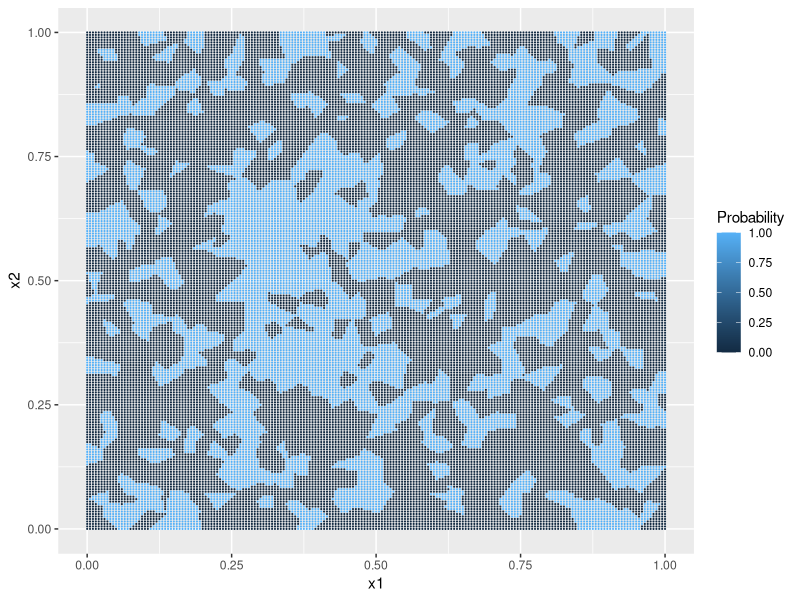
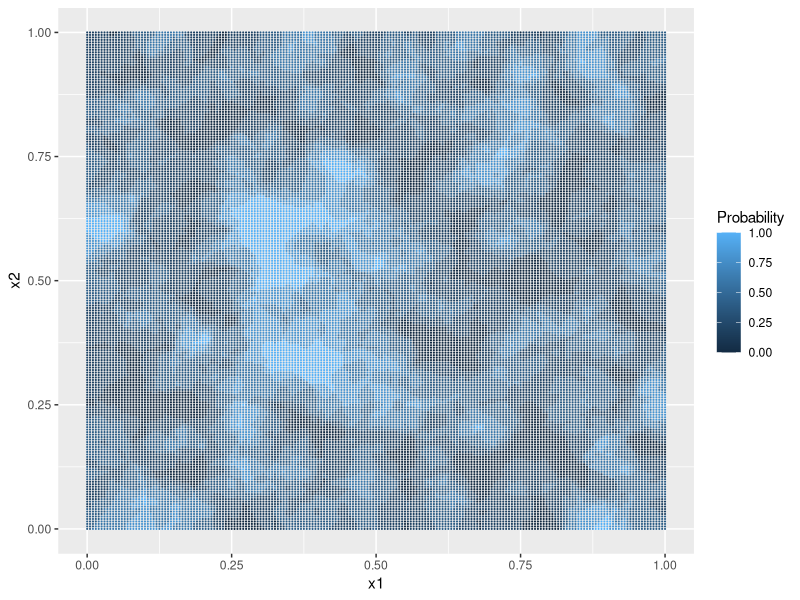
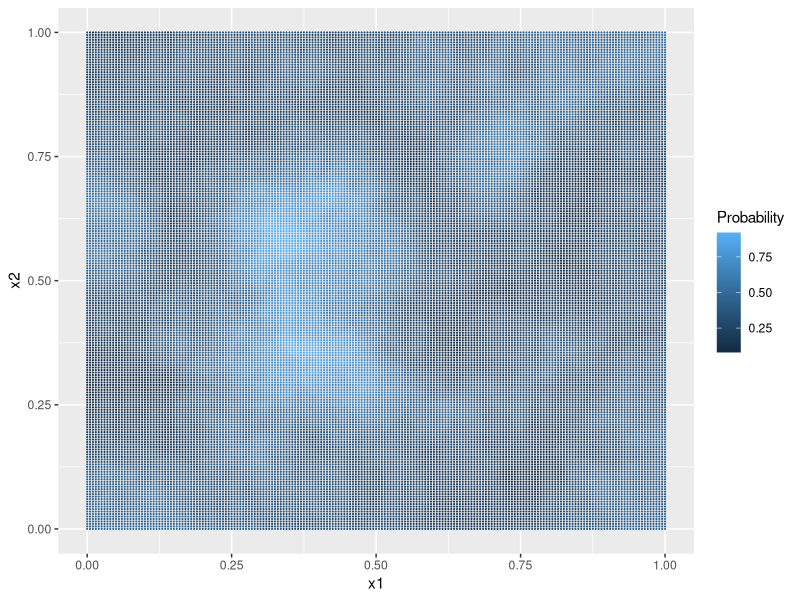
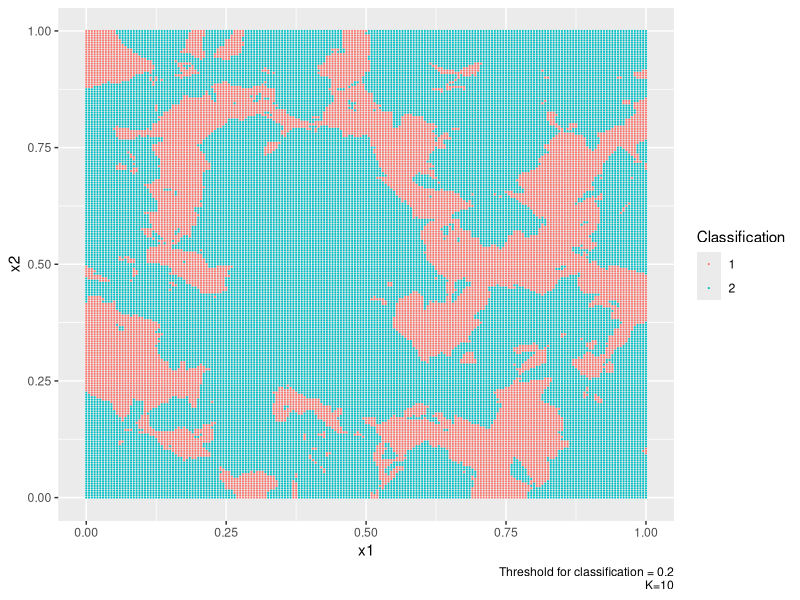
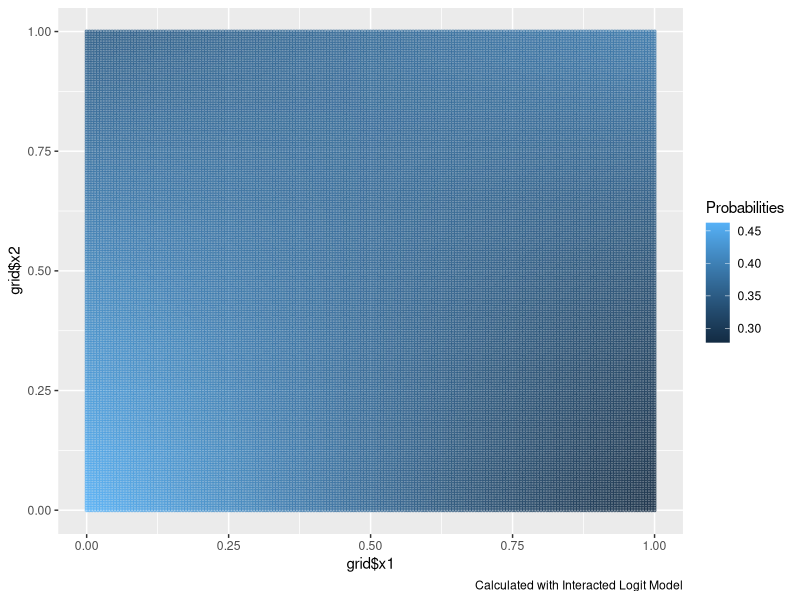
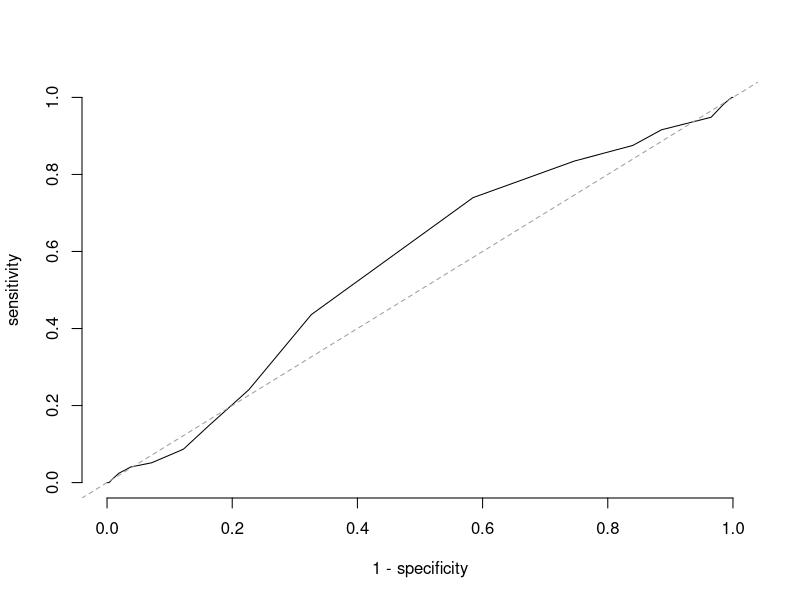
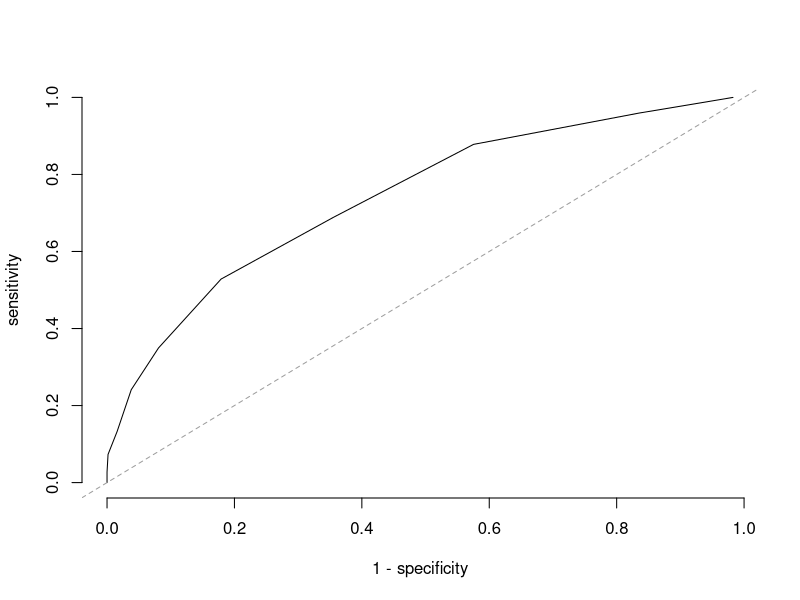

The R source for these figures, in order:
## ---- chunk 1
library(tidyverse)
knitr::opts_chunk$set(
  echo = TRUE,
  message = FALSE,
  warning = FALSE)
## ---- chunk 2
knn_pred = function(point,x1,x2,y,k=5) {
  dists = sqrt((x1-point[1])^2+(x2-point[2])^2) #Find all distances to current obs
  bound = sort(dists)[k]                #Find kth smallest distance
  indices = which(dists <= bound)       #Find which obs have dists 1:k
  outcomes = as.integer(y[indices])     #Find corresponding outcomes y
  round(mean(outcomes)) #Taking advantage of 2 outcomes. If more 2s, this gives 2, if more 1s this gives 1.
}
## ---- chunk 3
knn_prob = function(point,x1,x2,y,k=5) {
  dists = sqrt((x1-point[1])^2+(x2-point[2])^2) #Find all distances to current obs
  bound = sort(dists)[k]                #Find kth smallest distance
  indices = which(dists <= bound)       #Find which obs have dists 1:k
  outcomes = as.integer(y[indices])     #Find corresponding outcomes y
  mean(outcomes)-1 #Taking advantage of 2 outcomes.
}
## ---- chunk 4
set.seed(101) # set random seed for reproducibility
n = 1000 # set sample size to 1000
x1 <- runif(n)
x2 <- runif(n)
# generate data
prob  <- ifelse(x1 < 0.5 & x1 > 0.25 & x2 > 0.25 & x2<0.75,0.8,0.3)
y  <- as.factor(rbinom(n,1,prob))
levels(y) <- c("1","2") # convert to classifications
# create dataframe
df_og <- data.frame(y=y,x1=x1,x2=x2)
## ---- chunk 5
# build a grid of points 
grid.fineness = 201
sequence <- seq(0,1,length.out = grid.fineness)
grid <- expand.grid(sequence, sequence)
colnames(grid) <- c("x1","x2")
## ---- chunk 6
# generate predictions for each of these points 
yhat_k1 <- apply(grid,1,knn_pred,x1=x1,x2=x2,y=y,k=1) %>% as.factor()
yhat_k5 <- apply(grid,1,knn_pred,x1=x1,x2=x2,y=y,k=5) %>% as.factor()
yhat_k25 <- apply(grid,1,knn_pred,x1=x1,x2=x2,y=y,k=25) %>% as.factor()

# generate probabilities for each prediction
phat_k1 <- apply(grid,1,knn_prob,x1=x1,x2=x2,y=y,k=1)
phat_k5 <- apply(grid,1,knn_prob,x1=x1,x2=x2,y=y,k=5)
phat_k25 <- apply(grid,1,knn_prob,x1=x1,x2=x2,y=y,k=25)

# build a data frame with predictions and probabilities 
df <- as_tibble(grid)
df <- df %>%
  mutate(
    yhat1 = yhat_k1,
    yhat5 = yhat_k5,
    yhat25 = yhat_k25,
    phat1 = phat_k1,
    phat5 = phat_k5,
    phat25 = phat_k25
  )
## ---- chunk 7
# Plot probabilities at each point
ggplot(df,aes(x=x1,y=x2,col=phat1))+
  geom_point(size=0.08)+
  labs(color = "Probability")

ggplot(df,aes(x=x1,y=x2,col=phat5))+
  geom_point(size=0.08)+
  labs(color = "Probability")

ggplot(df,aes(x=x1,y=x2,col=phat25))+
  geom_point(size=0.08)+
  labs(color = "Probability")
## ---- chunk 8
# generate probabilities and predictions when k = 10 
yhat_k10 <- apply(grid,1,knn_pred,x1=x1,x2=x2,y=y,k=10) %>% as.factor()
phat_k10 <- apply(grid,1,knn_prob,x1=x1,x2=x2,y=y,k=10)

# add to dataset
df <- df %>%
  mutate(
    yhat10 = yhat_k10,
    phat10 = phat_k10,
    # generate new y hat based on threshold 0.2  
    mod_yhat = as.factor(if_else(phat10 < 0.2,1,2))
  )
## ---- chunk 9
# plot new predictions
ggplot(df,aes(x=x1,y=x2,color=mod_yhat))+
  geom_point(size=0.08)+
  labs(color = "Classification", 
       caption = "Threshold for classification = 0.2\nK=10")
## ---- chunk 10
logit_mod <- glm(y ~ x1 + x2 + x1:x2, data = df_og, family = "binomial")
## ---- chunk 11
# generate predicted probabilities for grid points
preds <- predict(logit_mod,grid,type = "response")
# plot probabilities 
ggplot(df,aes(x=grid$x1,y=grid$x2,color=preds))+
  geom_point(size=0.8, alpha = 0.5)+
  labs(color = "Probabilities", 
       caption = "Calculated with Interacted Logit Model")
## ---- chunk 12
# Function for plotting ROC Curves
roc <- function(p,y, ...){
  y = factor(y) # outcomes
  n = length(p)
  p = as.vector(p) # probabilities
  Q = p > matrix(rep(seq(0,1,length=100),n),ncol=100,byrow=TRUE)
  specificity = colMeans(!Q[y==levels(y)[1],])
  sensitivity = colMeans(Q[y==levels(y)[2],])
  plot(1-specificity, sensitivity, type="l", ...)
  abline(a=0,b=1,lty=2,col=8)
}
## ---- chunk 13
# calculate probabilities for in-sample logit model
phat_logit <- predict(logit_mod, type = "response")

# calculate probabilities for in-sample KNN model
df_yno <- df_og %>% select(-y) # remove y from dataset
phat_k10 <- apply(df_yno,1,knn_prob,x1=x1,x2=x2,y=y,k=10)

# ROC plot for logit model 
roc(p=phat_logit, y=df_og$y, bty="n")
# ROC plot for KNN (K=10) model 
roc(p=phat_k10, y=df_og$y, bty="n")
